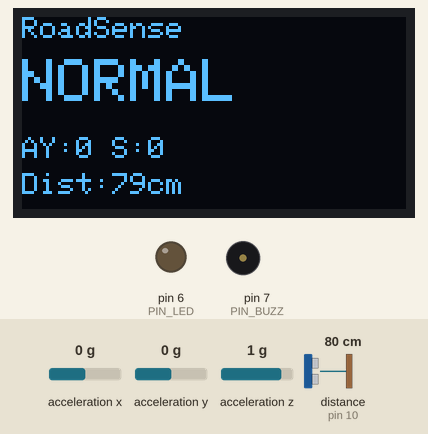
A sketch run on a simulated Arduino Uno, built with avr-gcc and run on an emulated ATmega328P. Shown: 128×64 one-colour display, output pins drawn as LEDs (lit = HIGH), buzzer (waves = sounding). Wiring (inferred from the names in the program): ultrasonic range finder: trigger pin 9; echo pin 10; MPU-6050 motion sensor at I2C address 0x68. The test bench sets the inputs (shaded band); at power-on: acceleration y 0 g, distance to the obstacle (sensor on pin 10) 80 cm, acceleration x 0 g, acceleration z 1 g. The echo pulse lasts 58.3 µs per cm; pins used as bus, display or sensor lines are not drawn; what the sketch prints to the serial monitor is not drawn.

Above: at 1.2 s.
1.3 s: acceleration y set to -1.4 g
At 2.5 s:
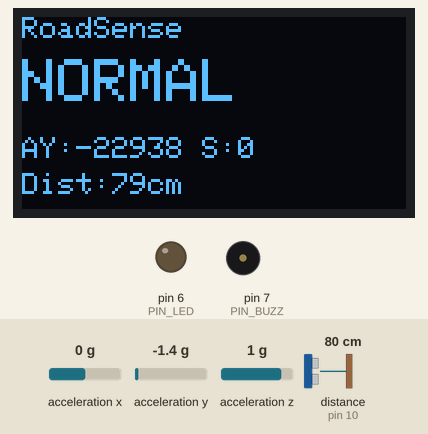
2.9 s: acceleration y set to -0.8 g
At 3.5 s:
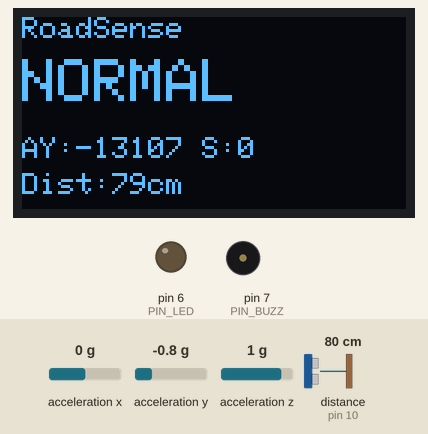
4.4 s: distance to the obstacle (sensor on pin 10) set to 2 cm
At 5.18 s:
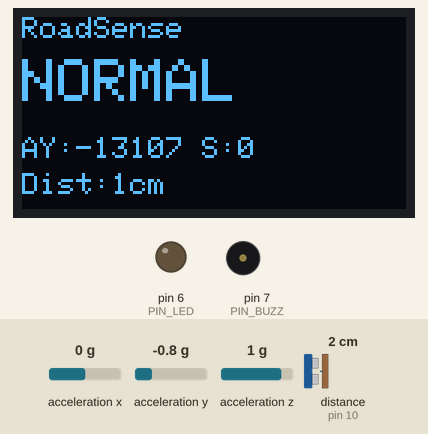
5.9 s: distance to the obstacle (sensor on pin 10) set to 9 cm
At 7.2 s:
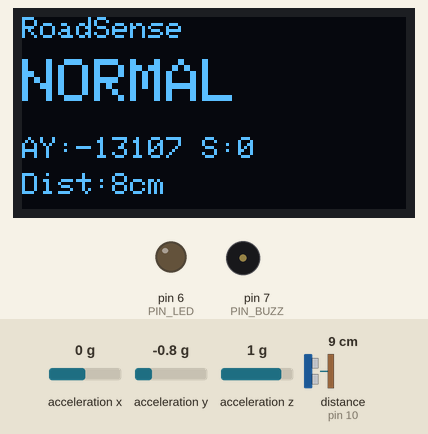
7.5 s: acceleration y set to 0.8 g
At 8.3 s:
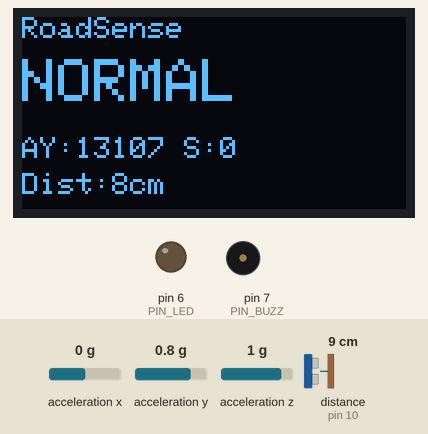
9.1 s: acceleration y set to 1.4 g
At 9.5 s:
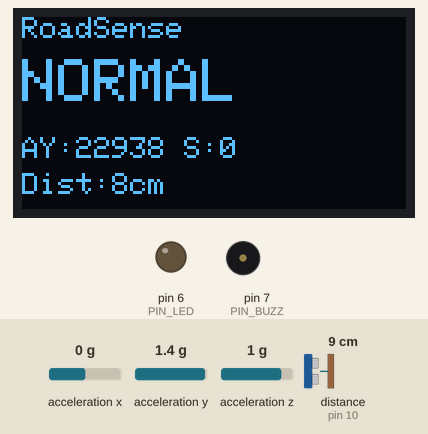
Timing chart, 0 to 11.7 s (numbered marks = the images above; inputs shaded):
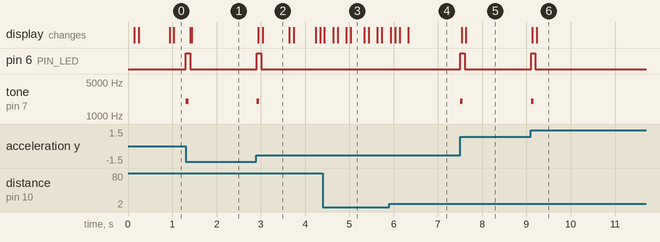

Measured:
- after the input at 1.3 s, pin 6 (PIN_LED): LOW → HIGH at once, → LOW 0.10 s later; tone on pin 7 (PIN_BUZZ): silent → 2000 Hz at once, → silent 0.06 s later; the display: first changes after 0.10 s (image 1 shows a later state)
- after the input at 2.9 s, pin 6 (PIN_LED): LOW → HIGH at once, → LOW 0.10 s later; tone on pin 7 (PIN_BUZZ): silent → 2000 Hz at once, → silent 0.06 s later; the display: first changes at once (image 2 shows a later state)
- after the input at 4.4 s, the display: changes at once (image 3)
- after the input at 5.9 s, the display: first changes at once (image 4 shows a later state)
- after the input at 7.5 s, pin 6 (PIN_LED): LOW → HIGH at once, → LOW 0.10 s later; tone on pin 7 (PIN_BUZZ): silent → 2000 Hz at once, → silent 0.06 s later; the display: first changes at once (image 5 shows a later state)
- after the input at 9.1 s, pin 6 (PIN_LED): LOW → HIGH at once, → LOW 0.10 s later; tone on pin 7 (PIN_BUZZ): silent → 2000 Hz at once, → silent 0.06 s later; the display: first changes at once (image 6 shows a later state)
- what the display in image 2 shows lasts 0.6 s, from 3.0 s to 3.6 s

The sketch:

roadsense_arduino.ino
```cpp
/*
 * RoadSense — Arduino UNO firmware (car-in-a-box prototype)
 *
 * Sends a stable, line-based CSV protocol to the PC over USB serial at 115200 baud,
 * while keeping the OLED, LED, and buzzer working locally whether or not a PC is attached.
 *
 * Hardware:
 *   MPU6050 accelerometer  I2C 0x68   (direct Wire reads; NO mpu.testConnection())
 *   HC-SR04 ultrasonic     TRIG=D9  ECHO=D10   (NA on timeout — never faked)
 *   SSD1306 OLED           I2C 0x3C
 *   Status LED             D6
 *   Buzzer                 D7
 *
 * Serial protocol (each line ends with '\n'):
 *   HELLO,ROADSENSE,1                              once at startup
 *   T,<ms>,<ay>,<shock>,<distance_cm|NA>,<status>  telemetry, ~10 Hz
 *   E,<ms>,<ay>,<shock>,<distance_cm|NA>,<status>  on a classified event
 *   status is one of: NORMAL, SPEED_BREAKER, POTHOLE
 *
 * No other debug text is printed on this serial line once running.
 *
 * Requires libraries: Adafruit GFX, Adafruit SSD1306 (install via Library Manager).
 */

#include <Wire.h>
#include <Adafruit_GFX.h>
#include <Adafruit_SSD1306.h>

// ---------------- Pins ----------------
static const uint8_t PIN_TRIG = 9;
static const uint8_t PIN_ECHO = 10;
static const uint8_t PIN_LED  = 6;
static const uint8_t PIN_BUZZ = 7;

// ---------------- MPU6050 -------------
static const uint8_t MPU_ADDR        = 0x68;
static const uint8_t MPU_PWR_MGMT_1  = 0x6B;
static const uint8_t MPU_ACCEL_XOUT_H = 0x3B; // acceleration registers begin here

// ---------------- OLED ----------------
static const uint8_t OLED_ADDR = 0x3C;
Adafruit_SSD1306 display(128, 64, &Wire, -1);
bool oledReady = false;

// ------------- Tunable knobs (CALIBRATE ON THE VEHICLE) -------------
// shock = abs(AY - previousAY). These placeholder thresholds must be tuned against
// real readings for this specific chassis/mounting before trusting the classification.
static const int SHOCK_SPEED_BREAKER = 8000;
static const int SHOCK_POTHOLE       = 15000;

static const unsigned long TELEMETRY_INTERVAL_MS = 100;  // ~10 Hz
static const unsigned long EVENT_COOLDOWN_MS     = 400;  // min gap between E messages
static const unsigned long ULTRASONIC_TIMEOUT_US = 25000; // ~4 m max range

// ---------------- State ----------------
int16_t previousAY = 0;
unsigned long lastTelemetryMs = 0;
unsigned long lastEventMs = 0;

// Read 6 accel bytes starting at 0x3B and return AY (bytes 3-4). Direct Wire I2C.
void readAccel(int16_t &ax, int16_t &ay, int16_t &az) {
  Wire.beginTransmission(MPU_ADDR);
  Wire.write(MPU_ACCEL_XOUT_H);
  Wire.endTransmission(false);
  Wire.requestFrom((int)MPU_ADDR, 6, (int)true);
  if (Wire.available() < 6) { ax = 0; ay = previousAY; az = 0; return; }
  ax = (int16_t)((Wire.read() << 8) | Wire.read());
  ay = (int16_t)((Wire.read() << 8) | Wire.read());
  az = (int16_t)((Wire.read() << 8) | Wire.read());
}

// Return distance in cm, or -1 when the echo times out (reported to the PC as NA).
long readDistanceCm() {
  digitalWrite(PIN_TRIG, LOW);
  delayMicroseconds(2);
  digitalWrite(PIN_TRIG, HIGH);
  delayMicroseconds(10);
  digitalWrite(PIN_TRIG, LOW);
  unsigned long duration = pulseIn(PIN_ECHO, HIGH, ULTRASONIC_TIMEOUT_US);
  if (duration == 0) return -1;            // unavailable — do NOT fabricate a value
  return (long)(duration * 0.0343 / 2.0);
}

const char* classify(int shock) {
  if (shock >= SHOCK_POTHOLE)       return "POTHOLE";
  if (shock >= SHOCK_SPEED_BREAKER) return "SPEED_BREAKER";
  return "NORMAL";
}

void updateOled(int16_t ay, int shock, long distance, const char* status) {
  if (!oledReady) return;
  display.clearDisplay();
  display.setTextColor(SSD1306_WHITE);
  display.setTextSize(1);
  display.setCursor(0, 0);
  display.println("RoadSense");
  display.setTextSize(2);
  display.setCursor(0, 14);
  display.println(status);
  display.setTextSize(1);
  display.setCursor(0, 40);
  display.print("AY:"); display.print(ay);
  display.print(" S:"); display.println(shock);
  display.setCursor(0, 52);
  display.print("Dist:");
  if (distance < 0) display.println("NA"); else { display.print(distance); display.println("cm"); }
  display.display();
}

// Print one protocol line: <kind>,<ms>,<ay>,<shock>,<dist|NA>,<status>
void sendMessage(char kind, unsigned long ms, int16_t ay, int shock, long distance, const char* status) {
  Serial.print(kind);   Serial.print(',');
  Serial.print(ms);     Serial.print(',');
  Serial.print(ay);     Serial.print(',');
  Serial.print(shock);  Serial.print(',');
  if (distance < 0) Serial.print("NA"); else Serial.print(distance);
  Serial.print(',');    Serial.println(status);
}

void setup() {
  Serial.begin(115200);
  pinMode(PIN_TRIG, OUTPUT);
  pinMode(PIN_ECHO, INPUT);
  pinMode(PIN_LED, OUTPUT);
  pinMode(PIN_BUZZ, OUTPUT);
  digitalWrite(PIN_LED, LOW);

  Wire.begin();
  // Wake the MPU6050 (clear sleep bit). Direct register write — no library handshake.
  Wire.beginTransmission(MPU_ADDR);
  Wire.write(MPU_PWR_MGMT_1);
  Wire.write(0x00);
  Wire.endTransmission(true);

  oledReady = display.begin(SSD1306_SWITCHCAPVCC, OLED_ADDR);
  if (oledReady) { display.clearDisplay(); display.display(); }

  int16_t ax, ay, az;
  readAccel(ax, ay, az);
  previousAY = ay;                 // seed so the first shock isn't a huge spike

  Serial.println("HELLO,ROADSENSE,1");
}

void loop() {
  unsigned long now = millis();
  if (now - lastTelemetryMs < TELEMETRY_INTERVAL_MS) return;
  lastTelemetryMs = now;

  int16_t ax, ay, az;
  readAccel(ax, ay, az);
  int shock = abs((int)ay - (int)previousAY);
  previousAY = ay;

  long distance = readDistanceCm();
  const char* status = classify(shock);
  bool alert = (status[0] != 'N');   // anything other than NORMAL

  // Local feedback — runs regardless of any PC connection.
  digitalWrite(PIN_LED, alert ? HIGH : LOW);
  if (alert) tone(PIN_BUZZ, 2000, 60);
  updateOled(ay, shock, distance, status);

  // Telemetry to the PC.
  sendMessage('T', now, ay, shock, distance, status);

  // Classified event (rate-limited so a sustained bump isn't spammed).
  if (alert && (now - lastEventMs >= EVENT_COOLDOWN_MS)) {
    lastEventMs = now;
    sendMessage('E', now, ay, shock, distance, status);
  }
}
```
